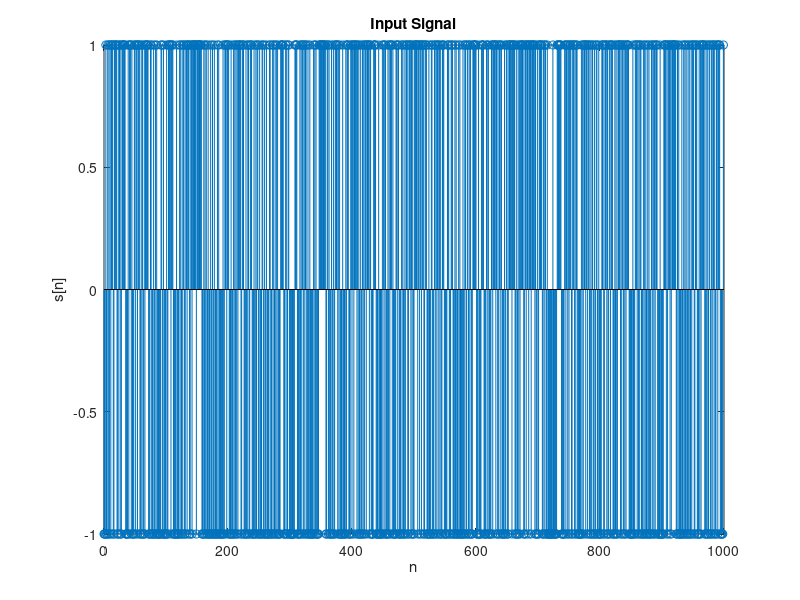
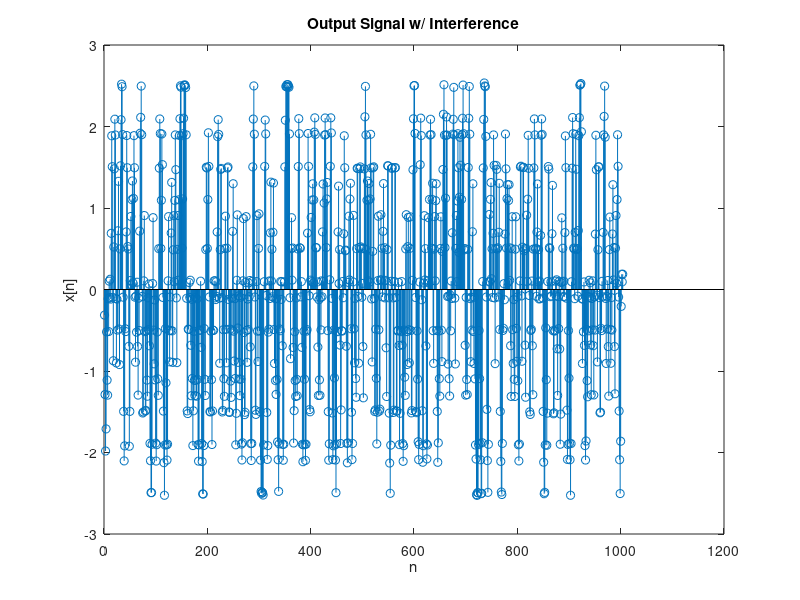
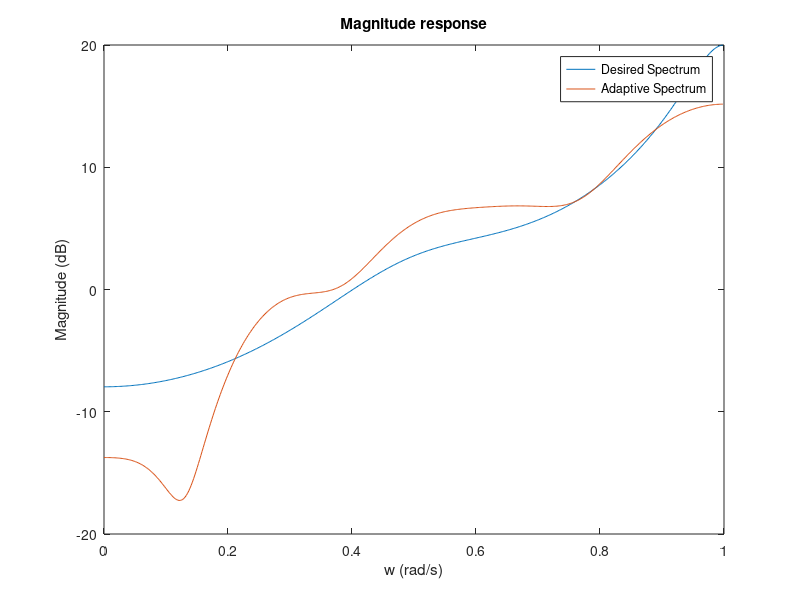

Here is the MATLAB script that generated these plots, in order: (Note: this script raises an error after producing the figures.)
%% Generate training signal
n_in = 0:999;
train = randi([0 1], 1, 1000);
train(train == 0) = -1;

h = [0.3 1 0.7 0.3 0.2];
x = conv(train, h);
x = awgn(x, 37);
n_out = 1:length(x);

figure
stem(n_in, train)
xlabel('n')
ylabel('s[n]')
title('Input Signal')

figure
stem(n_out, x);
xlabel('n')
ylabel('x[n]')
title('Output Signal w/ Interference')

%%  Train Adaptive Filter
SNR = 20;
filter_length = 12;
h_filter = ones(1, filter_length);
out = conv(train, h);
out = awgn(out, SNR);
max_mu = 2 / (norm(out)^2);
mu = 0.05;

desired = [zeros(1, 2) train];

for i=length(h_filter):length(train)
   outn = out(i-length(h_filter)+1:i);
   s_hat = outn*h_filter';
   e = desired(i) - s_hat;
   h_filter = h_filter + mu*e*outn;
end

%% Test Adaptive Filter

H_channel=freqz(h);       
w=(0:length(H_channel)-1)./(length(H_channel));         
H_channel_inv_mag=-10*log10(real(H_channel).^2 + imag(H_channel).^2);  
H_channel_inv_phase=-imag(H_channel)./real(H_channel);                    
H_adaptive=freqz(h_filter);       
H_adaptive_mag=10*log10(real(H_adaptive).^2 + imag(H_adaptive).^2);    
H_adaptive_phase=imag(H_adaptive)./real(H_adaptive);   

figure 
plot(w,H_channel_inv_mag)
hold on
plot(w,H_adaptive_mag)
legend('Desired Spectrum','Adaptive Spectrum');
xlabel('w (rad/s)');
ylabel('Magnitude (dB)');
title('Magnitude response');

%% Plots of channel and filter

fvtool(h);
fvtool(h_filter);


%% Overall LTI system

h_overall = conv(h, h_filter);
fvtool(h_overall);

%% 

test = randi([0 1], 1, 3000);
test(test == 0) = -1;

channel_out = conv(test, h);
acc_channel = 0;
for i=1:length(test)
    if (channel_out(i) > 0)
        channel_out(i) = 1;
    else
        channel_out(i) = -1;
    end
    
    if (channel_out(i) == test(i)) 
        acc_channel = acc_channel + 1;
    end
end
acc_channel = acc_channel / length(test);
equalized = conv(channel_out, h_filter);

acc_eq = 0;
for i=1:length(test)
    if (equalized(i) > 0)
        equalized(i) = 1;
    else
        equalized(i) = -1;
    end
    
    if (equalized(i) == test(i)) 
        acc_eq = acc_eq + 1;
    end
end
acc_eq = acc_eq / length(test);
